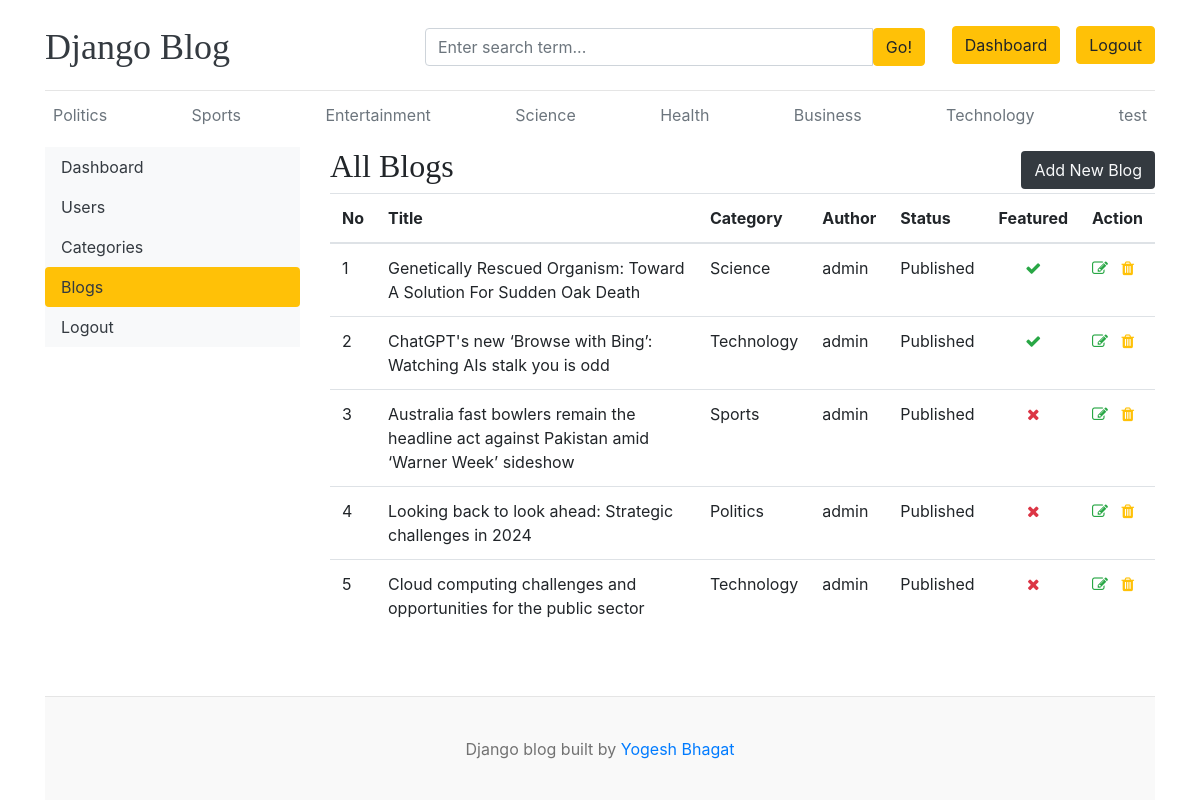
Page /dashboard/blogs/ (signed in) on the earlier database version.
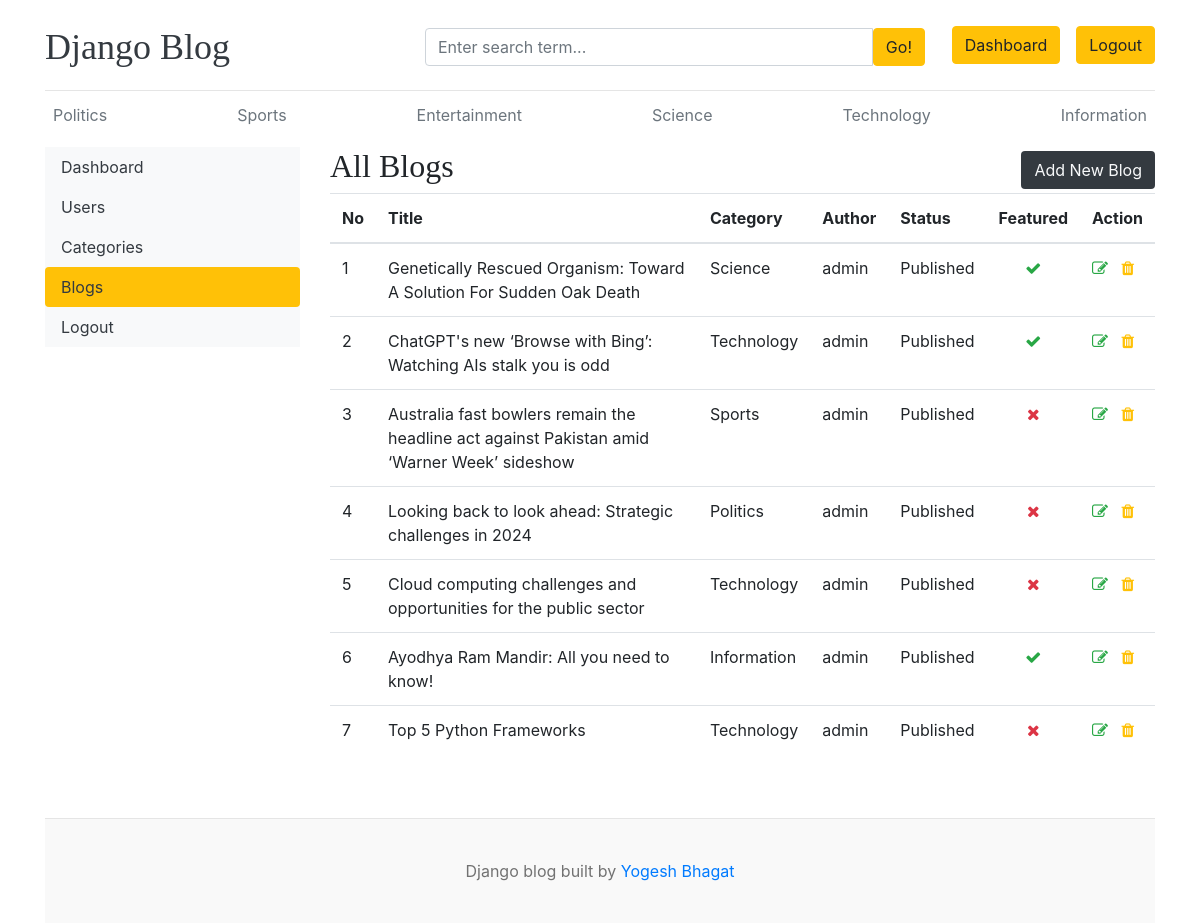
Same page on the later database version.
### blogs/models.py (models this page shows, shortened)
class Category(models.Model):
    category_name = models.CharField(max_length=50)
    created_at = models.DateTimeField(auto_now_add=True)
    updated_at = models.DateTimeField(auto_now = True)
    class Meta:
        verbose_name_plural = 'Categories'
    def __str__(self):
        return self.category_name

class Blog(models.Model):
    title = models.CharField(max_length=100)
    slug = models.SlugField(max_length=150, unique=True, blank=True)
    category = models.ForeignKey(Category, on_delete=models.CASCADE)
    author = models.ForeignKey(User, on_delete=models.CASCADE)
    image = models.ImageField(upload_to='uploads/%Y/%m/%d')
    short_description = models.TextField(max_length=500)
    blog_body = models.TextField(max_length=5000)
    status = models.CharField(max_length=20, choices=STATUS_CHOICES, default='Draft')
    is_featured = models.BooleanField(default=False)
    created_at = models.DateTimeField(auto_now_add=True)
    updated_at = models.DateTimeField(auto_now=True)

### dashboards/views.py (the view)
        def wrapper(request, *args, **kwargs):
            if request.user.has_perm(permission):
                return view_func(request, *args, **kwargs)
            else:
                return redirect('home')

### blogs/context_processors.py (called while the page is built)
def get_categories(request):
    categories = Category.objects.all()
    return dict(categories=categories)

def get_social_links(request):
    social_links = SocialLink.objects.all()
    return dict(social_links=social_links)

### dashboards/views.py (called while the page is built)
def permission_required(permission):
    def decorator(view_func):
        def wrapper(request, *args, **kwargs):
            if request.user.has_perm(permission):
                return view_func(request, *args, **kwargs)
            else:
                return redirect('home')
        return wrapper
    return decorator

@permission_required('blogs.view_blog')
def blogs(request):
    blogs = Blog.objects.all()
    context = {
        'blogs' : blogs,
    }
    return render(request, 'dashboard/blogs.html', context)

### templates/dashboard/blogs.html (shortened to what this page needs)
{% extends 'base.html' %}
{% block content %}
<div class="row">
    {% include 'dashboard/sidebar.html' %}
    <div class="col-md-9">
        <div class="row">
            <div class="col">
                <div class="header-container">
                    <h2>All Blogs</h2>
                    <a href="{% url 'add_blog' %}" class="btn bg-dark text-light">Add New Blog</a>
                </div>
                <table class="table table-hover">
                    <thead>
                      <tr>
                        <th>No</th>
                        <th>Title</th>
                        <th>Category</th>
                        <th>Author</th>
                        <th>Status</th>
                        <th>Featured</th>
                        <th>Action</th>
                      </tr>
                    </thead>
                    <tbody>
                    {% for blog in blogs %}
                      <tr>
                        <td>{{forloop.counter}}</th>
                        <td>{{blog.title}}</td>
                        <td>{{blog.category}}</td>
                        <td>{{blog.author}}</td>
                        <td>{{blog.status}}</td>
                        <td class="text-center"> {% if blog.is_featured %}<i class="fa fa-check text-success"></i>{% else %}<i class="fa fa-times text-danger"></i>{% endif %} </td>
                        <td>
                            <a href="{% url 'edit_blog' blog.id %}"><i class="fa fa-edit text-success"></i></a>
                            <a href="{% url 'delete_blog' blog.id %}"><i class="fa fa-trash text-warning"></i></a>
                        </td>
                      </tr>
                    {% endfor %}
                    </tbody>
                </table>
            </div>
        </div>
    </div>
</div>
{% endblock %}

### templates/base.html (shortened to what this page needs)
{% load static %}
<!DOCTYPE html>
<html lang="en">
<head>
    <link href="https://getbootstrap.com/docs/4.0/dist/css/bootstrap.min.css" rel="stylesheet">
    <link rel="stylesheet" href="https://cdnjs.cloudflare.com/ajax/libs/font-awesome/4.7.0/css/font-awesome.min.css">
    <link href="{% static 'css/blog.css' %}" rel="stylesheet">
  </head>
<body>
    <div class="container">
      <header class="blog-header py-3">
        <div class="row flex-nowrap justify-content-between align-items-center">
          <div class="col-4 pt-1">
            <a class="blog-header-logo text-dark" href="/">Django Blog</a>
          </div>
          <div class="col-4 pt-1">
            <form action="{% url 'search' %}" method="GET">
              <div class="input-group">
                <input class="form-control" type="text" name="keyword" value="{{keyword}}" placeholder="Enter search term..." aria-label="Enter search term..." aria-describedby="button-search" />
                <button type="submit" class="btn btn-warning" id="button-search" type="button">Go!</button>
            </div>
            </form>
          </div>
          <div class="col-4 d-flex justify-content-end align-items-center">
            {% if not user.is_authenticated %}
            <a class="btn btn-sm btn-warning" href="{% url 'login' %}">Login</a> &nbsp;
            <a class="btn btn-sm btn-outline-secondary" href="{% url 'register' %}">Register</a>
            {% else %}
            {% if perms.blogs.change_blog %}
            <a href="{% url 'dashboard' %}" class="btn btn-warning">Dashboard</a>
            {% endif %}
            <a href="{% url 'logout' %}" class="btn btn-warning">Logout</a>
            {% endif %}
          </div>
        </div>
      </header>
      <div class="nav-scroller py-1 mb-2">
        <nav class="nav d-flex justify-content-between">
          {% for category in categories %}
          <a class="p-2 text-muted" href="{%url 'blogs_by_category' category.id%}">{{category.category_name}}</a>
          {% endfor %}
        </nav>
      </div>
{% block content %}
{% endblock %}
<br><br>
<footer class="blog-footer">
  <p>Django blog built  by <a href="#">Yogesh Bhagat</a></p>
</footer>
</body>
</html>

### templates/dashboard/sidebar.html
<div class="col-md-3">
    <div class="nav flex-column nav-pills bg-light" aria-orientation="vertical">
        <a href="{% url 'dashboard' %}" class="nav-link text-dark {% if '/dashboard/' == request.path %} bg-warning {% endif %}">Dashboard</a>
        {% if perms.auth.view_user %}
        <a href="{% url 'users' %}" class="nav-link text-dark {% if '/users/' in request.path %} bg-warning {% endif %}">Users</a>
        {% endif %}
        <a href="{% url 'categories' %}" class="nav-link text-dark {% if '/categories/' in request.path %} bg-warning {% endif %}">Categories</a>
        <a href="{% url 'blogs' %}" class="nav-link text-dark {% if '/blogs/' in request.path %} bg-warning {% endif %}">Blogs</a>
        <a href="{% url 'logout' %}" class="nav-link text-dark">Logout</a>
    </div>
</div>

### blog_main/static/css/blog.css (style rules this page uses)
.blog-header { border-bottom: 1px solid #e5e5e5; }
.blog-header-logo { font-family: "Playfair Display", Georgia, "Times New Roman", serif; font-size: 2.25rem; }
h1, h2, h3, h4, h5, h6 { font-family: "Playfair Display", Georgia, "Times New Roman", serif; }
.blog-footer { padding: 2.5rem 0; color: #727272; text-align: center; background-color: #f9f9f9; border-top: .05rem solid #e5e5e5; }
.blog-footer p:last-child { margin-bottom: 0; }

### templates/base.html (style rules this page uses)
@media (min-width: 768px) { form { width: 500px; } }

### templates/dashboard/blogs.html (style rules this page uses)
.header-container { display: flex; justify-content: space-between; align-items: center; }

Differences in the rows shown:
removed Category: category_name "Health"
removed Category: category_name "Business"
changed Category: category_name "test" → "Information"
added Blog: title "Ayodhya Ram Mandir: All you need to know!", category "Information", author "admin", status "Published", is_featured True (drawn)
added Blog: title "Top 5 Python Frameworks", category "Technology", author "admin", status "Published", is_featured False (drawn)
